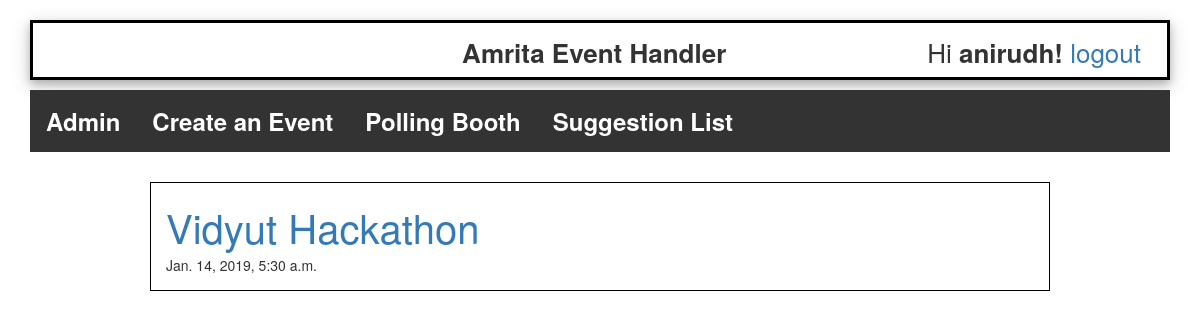
/dashboard/ (signed in), run on an earlier commit of the app's database.
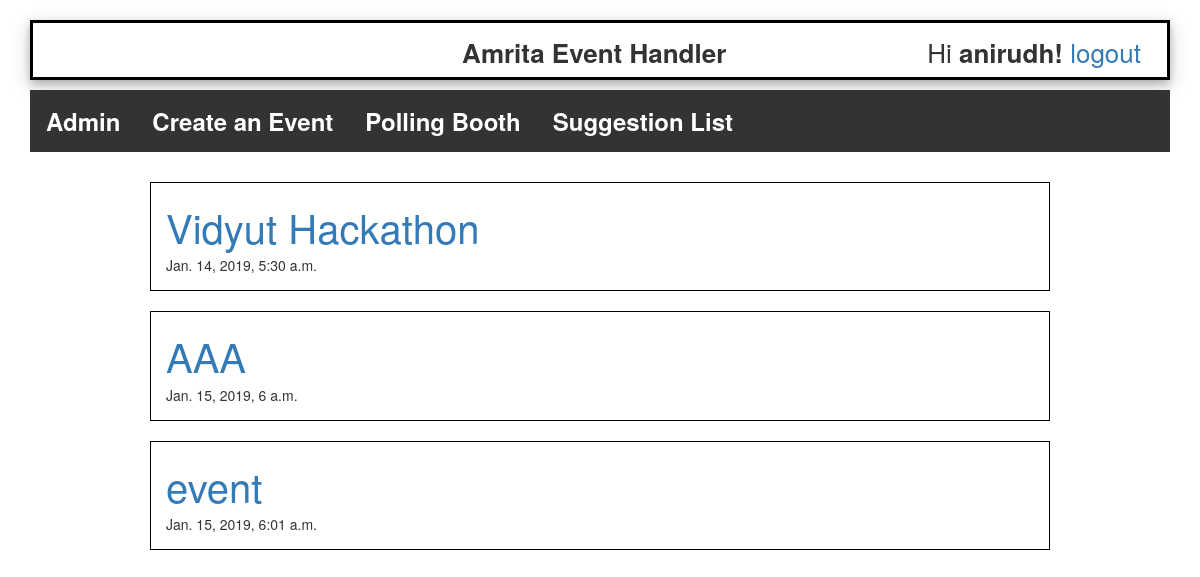
And on a later commit of the database.
### administrator/models.py (models this page shows, shortened)
class EventDetails(models.Model):
    name = models.CharField(max_length=200)
    description = models.TextField()
    venue = models.CharField(max_length=200)
    event_date = models.DateTimeField(default=timezone.now())
    fee = models.FloatField(default=0)
    last_date = models.DateTimeField(default=timezone.now())

### administrator/views.py (the view)
# urls.py: path('dashboard/', DashboardView.as_view(), name='dashboard'),
class DashboardView(LoginRequiredMixin, ListView):
    login_url = 'login'
    model = EventDetails
    template_name = 'dashboard.html'
    context_object_name = 'events_list'

### templates/dashboard.html (shortened to what this page needs)
{% extends 'base.html' %}
{% block content %}
<center>
    <div class="nav">
        <ul>
            {% if user.is_staff %}
            <li><a href="{% url 'admin_interface' %}"><b>Admin</b></a></li>
            <li><a href="{% url 'admin_interface' %}"><b>Create an Event</b></a></li>
            <li><a href="{% url 'admin_interface' %}"><b>Polling Booth</b></a></li>
            <li><a href="{% url 'suggestedEventList' %}"><b>Suggestion List</b></a></li>
            {% else %}
            <li><a href="{% url 'suggestevent' %}"><b>Suggest an Event</b></a></li>
            <li><a href="{% url 'admin_interface' %}"><b>Polling Booth</b></a></li>
            {% endif %}
    </div>
</center>
{% for event in events_list %}
<center>
    <div class="events" align="left">
        <a class="Heading" href="{% url 'event_detail' event.pk %}">{{ event.name }}</a><br>
        {{ event.event_date }}
</center>
{% endfor %}
{% endblock %}

What changed in the data, as far as the page shows it:
added EventDetails: name "AAA", event_date "Jan. 15, 2019, 6 a.m."
added EventDetails: name "event", event_date "Jan. 15, 2019, 6:01 a.m."
